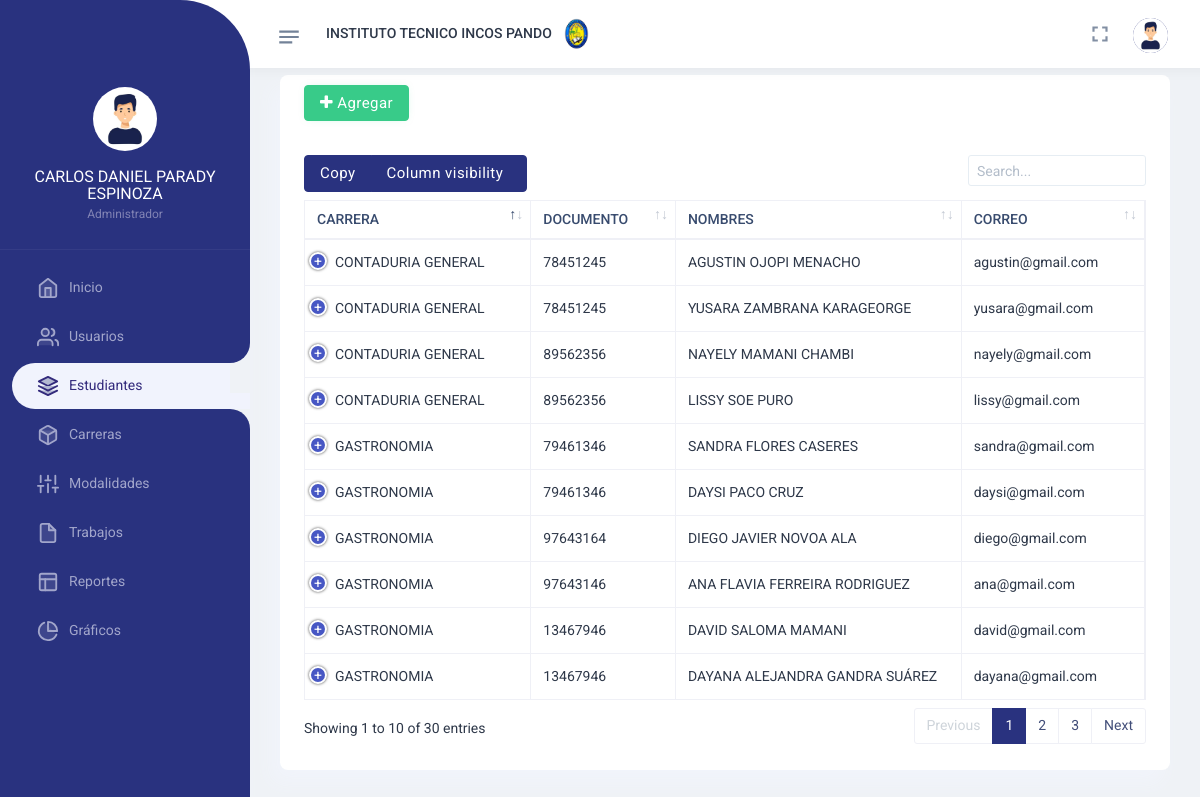
Screenshot of /admin/estudiantes.php (signed in) with the database file from the repository.
### tables this page shows
CREATE TABLE `estudiante` (
  `id` int(11) NOT NULL,
  `id_carrera` int(11) NOT NULL,
  `documento` varchar(50) NOT NULL,
  `nombres` varchar(150) NOT NULL,
  `apellido_pat` varchar(100) DEFAULT NULL,
  `apellido_mat` varchar(100) DEFAULT NULL,
  `correo` varchar(150) NOT NULL,
  `telefono` varchar(20) NOT NULL
);

CREATE TABLE `carrera` (
  `id` int(11) NOT NULL,
  `nombre` varchar(150) NOT NULL
);

### admin/estudiantes.php (the view, shortened to what this page needs)
<?php
include('db.php');
if (isset($_SESSION['login'])) {
?>
<!DOCTYPE html>
<html lang="en">
<head>
    <?php include('css.php'); ?>
</head>
<body class="app sidebar-mini">
    <div class="page">
        <div class="page-main">
            <?php include('aside.php'); ?>
            <div class="app-content">
                <div class="side-app">
                    <?php include('header.php'); ?>
                    <div class="row">
                        <div class="col-12">
                            <div class="card">
                            <div class="card-header pt-2">
										<div class="card-title">
											<button class="btn btn-success" onclick="abrirModal()">
												<i class="fa fa-plus"></i> Agregar
											</button>
										</div>
									</div>
                                <div class="card-body">
                                    <div class="table-responsive">
                                        <table id="example" class="table table-bordered text-nowrap key-buttons">
                                            <thead>
                                                <tr>
                                                    <th>Carrera</th>
                                                    <th>Documento</th>
                                                    <th>Nombres</th>
                                                    <th>Correo</th>
                                                </tr>
                                            </thead>
                                            <tbody>
                                                <?php foreach($mbd->query("SELECT et.*, ca.nombre as carrera from estudiante as et, carrera as ca WHERE et.id_carrera=ca.id") as $fila) { ?>
                                                    <tr>
                                                        <td><?php echo $fila['carrera']; ?></td>
                                                        <td><?php echo $fila['documento']; ?></td>
                                                        <td><?php echo $fila['nombres']; ?></td>
                                                        <td><?php echo $fila['correo']; ?></td>
                                                    </tr>
                                                <?php } ?>
                                            </tbody>
                                        </table>
                                    </div>
                                </div>
                            </div>
                        </div>
                    </div>
                </div>
            </div>
        </div>
    </div>
</body>
</html>
<?php }else{ header('location:login.php'); } ?>

### admin/css.php (shortened to what this page needs)
<link href="../assets/plugins/bootstrap/css/bootstrap.css" rel="stylesheet" />
<link href="../assets/css/style.css" rel="stylesheet" />
<link href="../assets/css/dark.css" rel="stylesheet" />
<link href="../assets/css/skins.css" rel="stylesheet" />
<link href="../assets/css/animated.css" rel="stylesheet" />
      <link id="theme" href="../assets/css/sidemenu.css" rel="stylesheet">
<link href="../assets/plugins/p-scrollbar/p-scrollbar.css" rel="stylesheet" />
<link href="../assets/css/icons.css" rel="stylesheet" />
<link href="../assets/plugins/datatable/css/dataTables.bootstrap4.min.css" rel="stylesheet" />
<link href="../assets/plugins/datatable/css/buttons.bootstrap4.min.css"  rel="stylesheet">
<link href="../assets/plugins/datatable/responsive.bootstrap4.min.css" rel="stylesheet" />
<link href="../assets/plugins/select2/select2.min.css" rel="stylesheet" />

### admin/aside.php (shortened to what this page needs)
				<aside class="app-sidebar">
					<div class="app-sidebar3">
						<div class="app-sidebar__user">
							<div class="dropdown user-pro-body text-center">
								<div class="user-pic">
									<img src="../img/admin.jpg" alt="user-img" class="avatar-xl rounded-circle mb-1">
								</div>
<div class="user-info">
    <h5 class="mb-0 font-weight-normal"><?php echo $_SESSION['nombres']; ?></h5>
    <span class="text-muted app-sidebar__user-name text-sm">
        <?php
            if ($_SESSION['rol'] === 'admin') {
                echo 'Administrador';
            } elseif ($_SESSION['rol'] === 'docente') {
                echo 'Docente';
            } else {
                echo 'Rol desconocido';
            }
        ?>
    </span>
</div>
							</div>
						</div>
						<ul class="side-menu">
							<li class="slide">
								<a class="side-menu__item"   href="index.php">
									<span class="side-menu__label">Inicio</span>
								</a>
							</li>
							<?php if($_SESSION['rol']=='admin') { ?>
							<li class="slide">
								<a class="side-menu__item"   href="usuarios.php">
									<span class="side-menu__label">Usuarios</span>
								</a>
							</li>
							<?php } ?>
							<li class="slide">
								<a class="side-menu__item"   href="estudiantes.php">
									<span class="shape1"></span>
									<span class="shape2"></span>
									<span class="side-menu__label">Estudiantes</span>
								</a>
							</li>
							<?php if($_SESSION['rol']=='admin') { ?>
							<li class="slide">
								<a class="side-menu__item"   href="carreras.php">
									<span class="side-menu__label">Carreras</span>
								</a>
							</li>
							<?php } ?>
							<?php if($_SESSION['rol']=='admin') { ?>
							<li class="slide">
								<a class="side-menu__item"   href="modalidades.php">
									<span class="side-menu__label">Modalidades</span>
								</a>
							</li>
							<?php } ?>
							<li class="slide">
								<a class="side-menu__item"   href="trabajos.php">
									<span class="side-menu__label">Trabajos</span>
								</a>
							</li>
							<li class="slide">
								<a class="side-menu__item"   href="reportes.php">
									<span class="side-menu__label">Reportes</span>
								</a>
							</li>
							<li class="slide">
								<a class="side-menu__item"   href="graficos.php">
									<svg class="side-menu__icon" xmlns="http://www.w3.org/2000/svg" width="24" height="24" viewBox="0 0 24 24" fill="none" stroke="currentColor" stroke-width="2" stroke-linecap="round" stroke-linejoin="round"><path d="M21.21 15.89A10 10 0 1 1 8 2.83"></path><path d="M22 12A10 10 0 0 0 12 2v10z"></path></svg>
									<span class="side-menu__label">Gráficos</span>
								</a>
							</li>
						</ul>
					</div>
				</aside>

### admin/header.php (shortened to what this page needs)
						<div class="app-header header">
							<div class="container-fluid">
								<div class="d-flex">
									<div class="app-sidebar__toggle" data-toggle="sidebar">
										<a class="open-toggle" href="#">
											<svg class="header-icon mt-1" xmlns="http://www.w3.org/2000/svg" height="24" viewBox="0 0 24 24" width="24"><path d="M0 0h24v24H0V0z" fill="none"></path><path d="M21 11.01L3 11v2h18zM3 16h12v2H3zM21 6H3v2.01L21 8z"></path></svg>
										</a>
									</div>
									<div class="d-flex justify-content-between align-items-center w-100">
  <div class="d-flex align-items-center">
    <div class="d-none d-lg-block ml-5">
      <h6 class="mb-0">INSTITUTO TECNICO INCOS PANDO</h6>
    </div>
    <div>
      <img src="../img/logo.png" class="header-brand-img ml-3" alt="INCOS" style="width:25px;height:auto;">
    </div>
  </div>
  <div class="d-flex align-items-center">
    <div class="dropdown header-fullscreen">
      <a class="nav-link icon full-screen-link p-0" id="fullscreen-button">
      </a>
    </div>
    <div class="dropdown profile-dropdown">
      <a href="#" class="nav-link pr-0 pl-2 leading-none" data-toggle="dropdown">
        <span>
          <img src="../img/admin.jpg" alt="img" class="avatar avatar-md brround">
        </span>
      </a>
    </div>
  </div>
</div>
								</div>
							</div>
						</div>

### assets/css/sidemenu.css (style rules this page uses)
@media (min-width: 768px) { .app-sidebar__toggle { margin-left: 16.5rem; } }
@media (min-width: 768px) { .app-sidebar3 { padding-top: 62px; } }
.app-content { min-height: calc(100vh - 50px); margin-bottom: 0 !important; -webkit-transition: margin-left 0.3s ease; -o-transition: margin-left 0.3s ease; transition: margin-left 0.3s ease; overflow: hidden; }
.app-content .side-app { padding: 75px 30px 0 30px; }
@media (min-width: 768px) { .app-content { margin-left: 250px; } }
@media (min-width: 992px) { .app-header { padding-right: 20px !important; } }
.app-header { position: fixed; left: 0; right: 0; top: 0; width: 100%; display: -webkit-box; display: -ms-flexbox; display: flex; z-index: 999; padding: 0.75rem 0; background: #fff; box-shadow: 16px 0px 16px rgba(24, 23, 38, 0.06); }
.app-sidebar__toggle { color: #3a437f; -webkit-transition: background-color 0.3s ease; -o-transition: background-color 0.3s ease; transition: background-color 0.3s ease; z-index: 1; margin-top: 8px; }
.app-sidebar__toggle svg { fill: #738298; margin-top: 6px; }
.app-sidebar { position: fixed; top: 0; bottom: 0; left: 0; color: #8a98ac; width: 250px; height: 100%; z-index: 1000; background: #29327f; -webkit-box-shadow: 0px 22px 0 21px #f1f4fb; box-shadow: -8px 12px 18px 0 #f1f4fb; border-right: 1px solid #eff0f6; -webkit-transition: left 0.3s ease, width 0.3s ease; -o-transition: left 0.3s ease, width 0.3s ease; transition: left 0.3s ease, width 0.3s ease; border-right: 0; border-top-right-radius: 70px; }
.app-sidebar__user { display: -webkit-box; display: -ms-flexbox; display: flex; -webkit-box-align: center; -ms-flex-align: center; align-items: center; color: #fff; width: 100%; padding: 25px 20px; display: inline-block; border-bottom: 1px solid rgba(255, 255, 255, 0.05); }
.app-sidebar__user-name { font-size: 17px; line-height: 1.3; white-space: nowrap; -o-text-overflow: ellipsis; text-overflow: ellipsis; margin-bottom: 0; font-weight: 600; color: #e5e9ec; font-size: 15px; margin-top: 5px !important; }
.app-sidebar__user-name.text-sm { font-size: 12px; font-weight: 400; }
.side-menu { margin-bottom: 0; padding: 12px 0; }
.side-menu__item { position: relative; display: -webkit-box; display: -ms-flexbox; display: flex; -webkit-box-align: center; -ms-flex-align: center; align-items: center; padding: 12px 22px 12px 15px; font-size: 14px; font-weight: 400; -webkit-transition: border-left-color 0.3s ease, background-color 0.3s ease; -o-transition: border-left-color 0.3s ease, background-color 0.3s ease; transition: border-left-color 0.3s ease, background-color 0.3s ease; color: #a2a6cb; margin: 3px 0px 3px 12px; border-radius: 50px 0 0px 50px; }
.side-menu__item.active { text-decoration: none; color: #332a7c; }
.side-menu__item.active .side-menu__icon, .side-menu__item.active:hover .side-menu__icon, .side-menu__item.active:focus .side-menu__icon { color: #332a7c; fill: #b3b8d1; }
.side-menu .slide { position: relative; padding: 0px; }
.side-menu .side-menu__icon { color: #a2a6cb; fill: rgba(255, 255, 255, 0.1); height: 22px; width: 22px; line-height: 22px; text-align: center; vertical-align: middle; margin-right: 10px; margin-left: 10px; }
.side-menu__icon { -webkit-box-flex: 0; -ms-flex: 0 0 auto; flex: 0 0 auto; }
.side-menu__label { white-space: nowrap; -webkit-box-flex: 1; -ms-flex: 1 1 auto; flex: 1 1 auto; }
.user-info .text-muted { color: #8183b4 !important; }
.user-pic { margin-bottom: 0.8rem; }
.side-menu__item.active { background: #f1f3fd; color: #332a7c; }
.side-menu__item.active:before { content: ""; position: absolute; top: -30px; z-index: 9; right: 0px; bottom: 0; height: 30px; border-top-color: transparent; border-left-color: transparent; border-bottom: transparent; border-right: 20px solid #29327f; border-radius: 0px 0px 48px 0px; }
.side-menu__item.active:after { content: ""; position: absolute; top: 46px; z-index: 0; right: 0px; bottom: 0; height: 30px; border-top-color: transparent; border-left-color: transparent; border-bottom: transparent; border-right: 20px solid #29327f; border-radius: 0px 48px 0px 0px; }
.side-menu__item.active .shape1 { background: #eff2f6; position: absolute; top: -30px; width: 20px; height: 60px; right: 0px; }
.side-menu__item.active .shape2 { background: #eff2f6; position: absolute; top: 46px; width: 20px; height: 30px; right: 0px; }

### rows the page displays
estudiante: id_carrera.nombre "CONTADURIA GENERAL", documento "78451245", nombres "AGUSTIN OJOPI MENACHO", correo "agustin@gmail.com"
estudiante: id_carrera.nombre "CONTADURIA GENERAL", documento "78451245", nombres "YUSARA ZAMBRANA KARAGEORGE", correo "yusara@gmail.com"
estudiante: id_carrera.nombre "CONTADURIA GENERAL", documento "89562356", nombres "NAYELY MAMANI CHAMBI", correo "nayely@gmail.com"
estudiante: id_carrera.nombre "CONTADURIA GENERAL", documento "89562356", nombres "LISSY SOE PURO", correo "lissy@gmail.com"
estudiante: id_carrera.nombre "GASTRONOMIA", documento "79461346", nombres "SANDRA FLORES CASERES", correo "sandra@gmail.com"
estudiante: id_carrera.nombre "GASTRONOMIA", documento "79461346", nombres "DAYSI PACO CRUZ", correo "daysi@gmail.com"
estudiante: id_carrera.nombre "GASTRONOMIA", documento "97643164", nombres "DIEGO JAVIER NOVOA ALA", correo "diego@gmail.com"
estudiante: id_carrera.nombre "GASTRONOMIA", documento "97643146", nombres "ANA FLAVIA FERREIRA RODRIGUEZ", correo "ana@gmail.com"
estudiante: id_carrera.nombre "GASTRONOMIA", documento "13467946", nombres "DAVID SALOMA MAMANI", correo "david@gmail.com"
estudiante: id_carrera.nombre "GASTRONOMIA", documento "13467946", nombres "DAYANA ALEJANDRA GANDRA SUÁREZ", correo "dayana@gmail.com"

### other values shown
$_SESSION['nombres'] "CARLOS DANIEL PARADY ESPINOZA"
